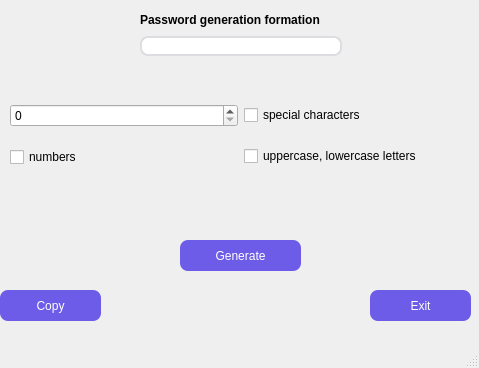
<?xml version="1.0" encoding="UTF-8"?>
<ui version="4.0">
 <class>MainWindow</class>
 <widget class="QMainWindow" name="MainWindow">
  <property name="geometry">
   <rect>
    <x>0</x>
    <y>0</y>
    <width>479</width>
    <height>368</height>
   </rect>
  </property>
  <property name="windowTitle">
   <string>MainWindow</string>
  </property>
  <widget class="QWidget" name="centralwidget">
   <widget class="QPushButton" name="btn_gen">
    <property name="geometry">
     <rect>
      <x>180</x>
      <y>240</y>
      <width>121</width>
      <height>31</height>
     </rect>
    </property>
    <property name="styleSheet">
     <string notr="true">background-color: #6c5ce7;
        color: white;
        border: none;
        border-radius: 8px;</string>
    </property>
    <property name="text">
     <string>Generate</string>
    </property>
   </widget>
   <widget class="QPushButton" name="btn_cop">
    <property name="geometry">
     <rect>
      <x>0</x>
      <y>290</y>
      <width>101</width>
      <height>31</height>
     </rect>
    </property>
    <property name="styleSheet">
     <string notr="true">background-color: #6c5ce7;
        color: white;
        border: none;
        border-radius: 8px;</string>
    </property>
    <property name="text">
     <string>Copy</string>
    </property>
   </widget>
   <widget class="QPushButton" name="btn_exit">
    <property name="geometry">
     <rect>
      <x>370</x>
      <y>290</y>
      <width>101</width>
      <height>31</height>
     </rect>
    </property>
    <property name="styleSheet">
     <string notr="true">background-color: #6c5ce7;
        color: white;
        border: none;
        border-radius: 8px;</string>
    </property>
    <property name="text">
     <string>Exit</string>
    </property>
   </widget>
   <widget class="QLabel" name="label_strength">
    <property name="geometry">
     <rect>
      <x>180</x>
      <y>280</y>
      <width>121</width>
      <height>29</height>
     </rect>
    </property>
    <property name="styleSheet">
     <string notr="true">qproperty-alignment: 'AlignCenter';</string>
    </property>
    <property name="text">
     <string/>
    </property>
   </widget>
   <widget class="QWidget" name="layoutWidget">
    <property name="geometry">
     <rect>
      <x>140</x>
      <y>10</y>
      <width>202</width>
      <height>46</height>
     </rect>
    </property>
    <layout class="QVBoxLayout" name="verticalLayout_4">
     <item>
      <widget class="QLabel" name="label">
       <property name="styleSheet">
        <string notr="true">font-weight:bold;
qproperty-alignment: 'AlignCenter';</string>
       </property>
       <property name="text">
        <string>Password generation formation</string>
       </property>
      </widget>
     </item>
     <item>
      <widget class="QLineEdit" name="lineEdit">
       <property name="styleSheet">
        <string notr="true">qproperty-alignment: 'AlignCenter';
border: 2px solid #dcdde1;
border-radius: 8px;</string>
       </property>
      </widget>
     </item>
    </layout>
   </widget>
   <widget class="QWidget" name="">
    <property name="geometry">
     <rect>
      <x>10</x>
      <y>90</y>
      <width>461</width>
      <height>91</height>
     </rect>
    </property>
    <layout class="QHBoxLayout" name="horizontalLayout">
     <item>
      <layout class="QVBoxLayout" name="verticalLayout_2">
       <item>
        <widget class="QSpinBox" name="spinBox"/>
       </item>
       <item>
        <widget class="QCheckBox" name="checkNumber">
         <property name="text">
          <string>numbers</string>
         </property>
        </widget>
       </item>
      </layout>
     </item>
     <item>
      <layout class="QVBoxLayout" name="verticalLayout">
       <item>
        <widget class="QCheckBox" name="checkSymbols">
         <property name="text">
          <string>special characters</string>
         </property>
        </widget>
       </item>
       <item>
        <widget class="QCheckBox" name="checkBigSmall">
         <property name="text">
          <string>uppercase, lowercase letters</string>
         </property>
        </widget>
       </item>
      </layout>
     </item>
    </layout>
   </widget>
  </widget>
  <widget class="QMenuBar" name="menubar">
   <property name="geometry">
    <rect>
     <x>0</x>
     <y>0</y>
     <width>479</width>
     <height>22</height>
    </rect>
   </property>
  </widget>
  <widget class="QStatusBar" name="statusbar"/>
 </widget>
 <resources/>
 <connections/>
</ui>
